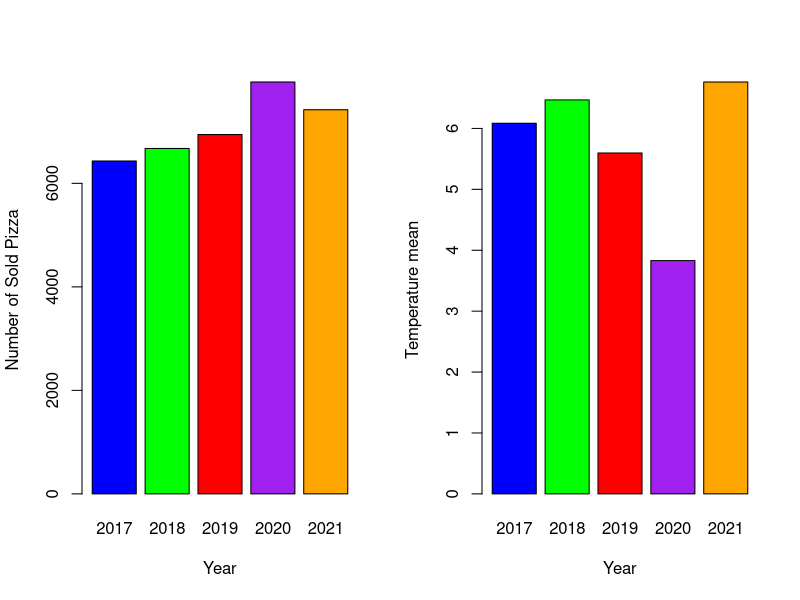
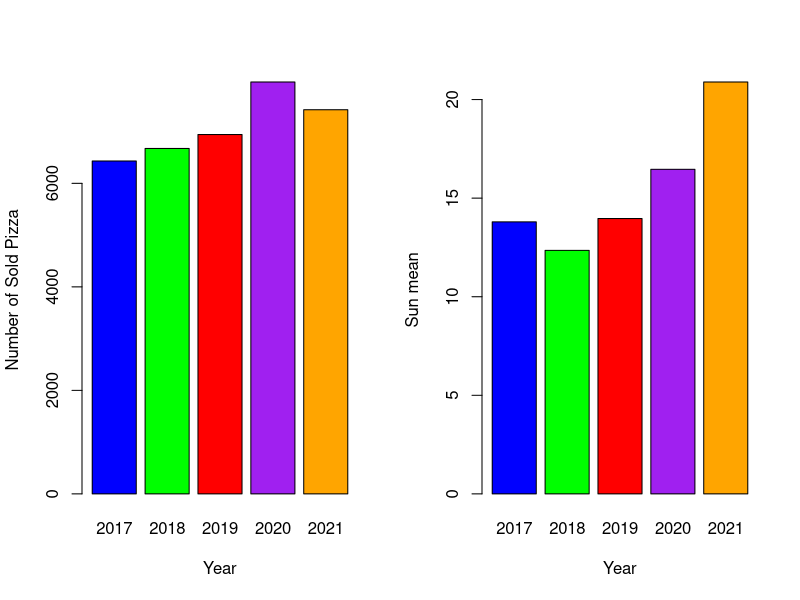
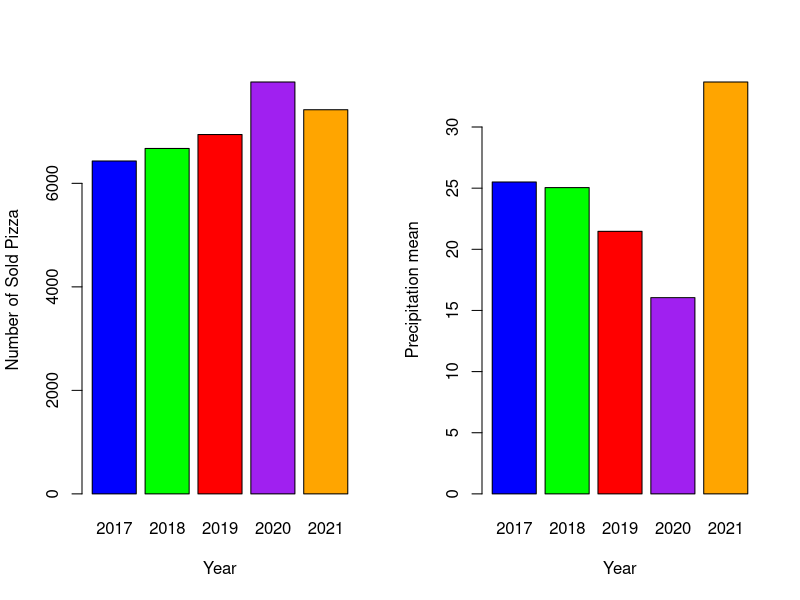
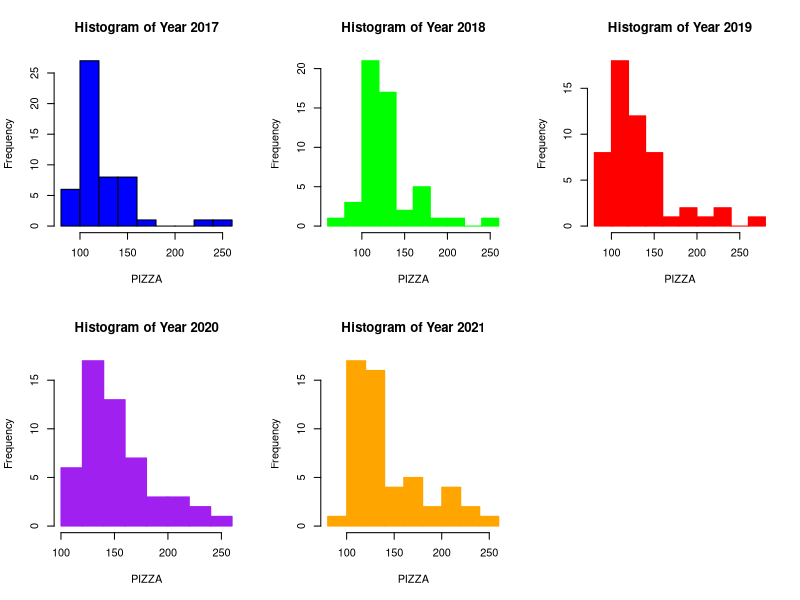
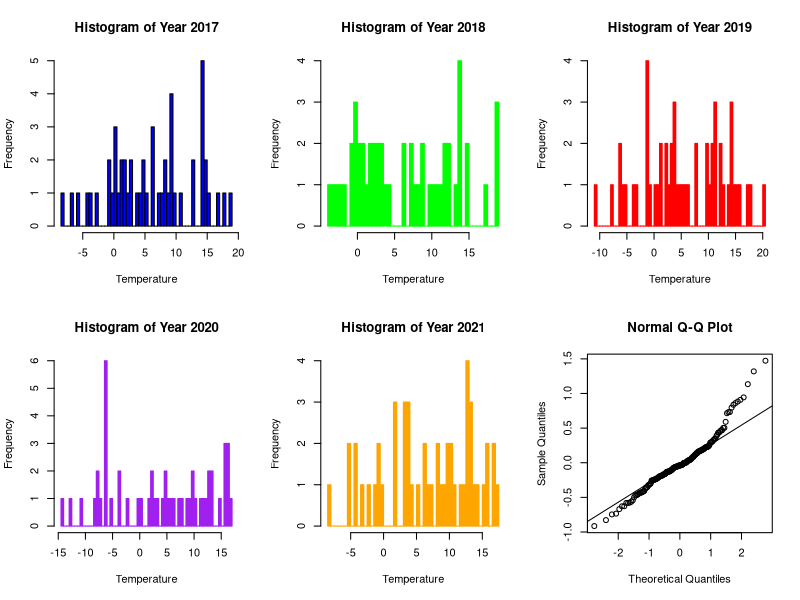
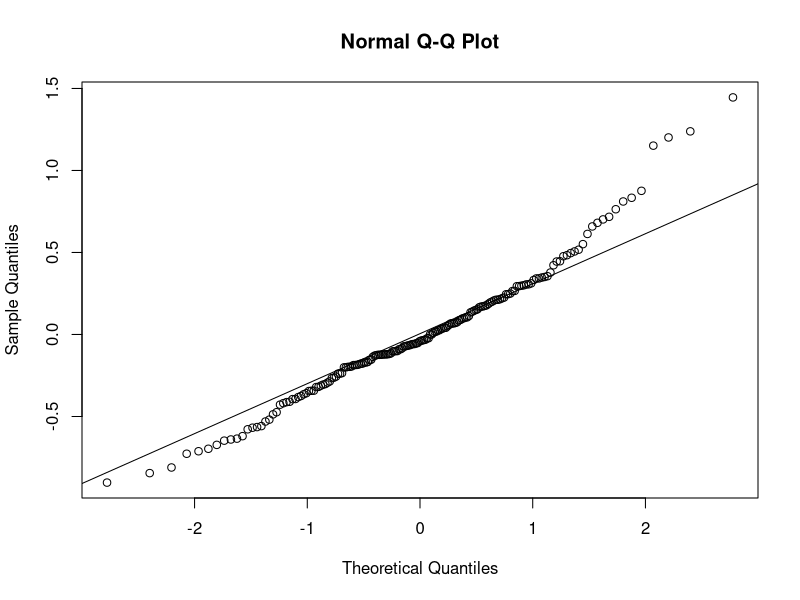
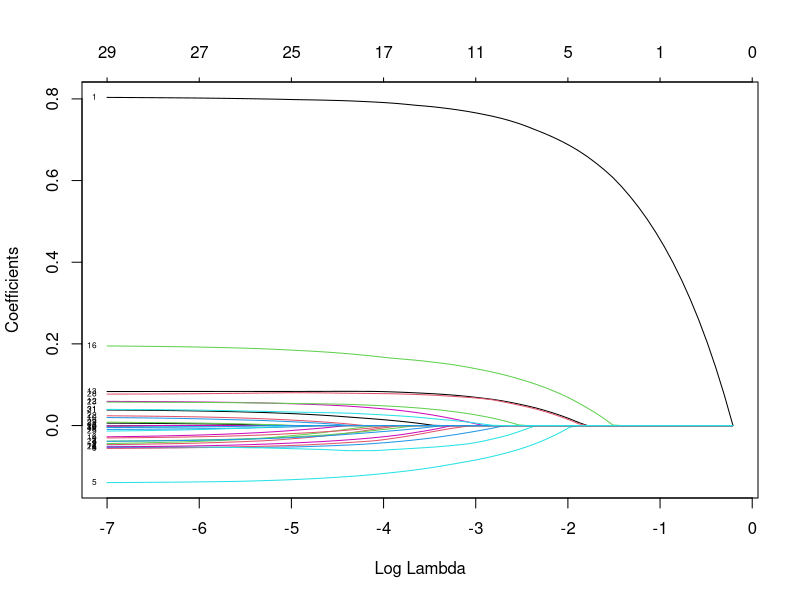
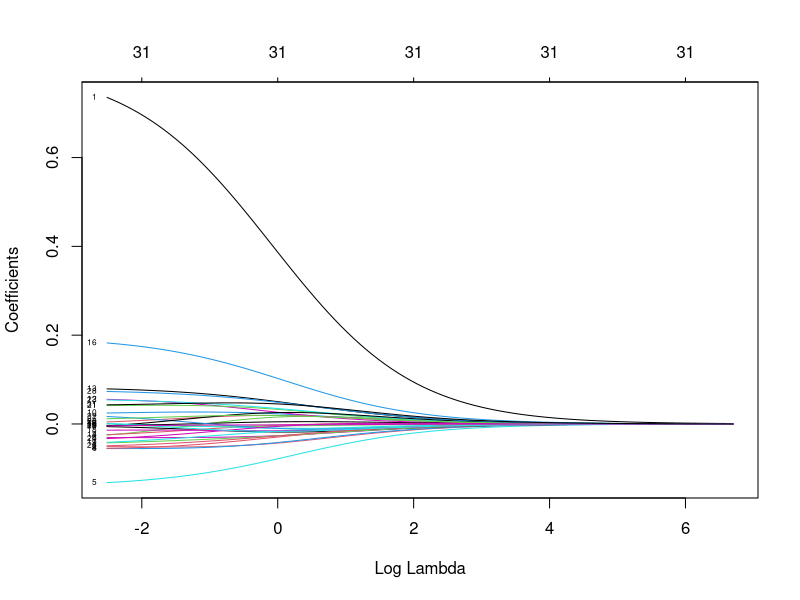

Source code (R) for these figures, in order:
#library(readxl)
#library(xlsx)
#library(tidyr)
# <- read_excel("Annalect_case_data_coding_and_simple_regression_2023.xlsx", skip = 12)
#my_data = my_data[,6:dim(my_data)[2]]
#load(my_data)
#write.csv(my_data, "data.csv", row.names=FALSE)
data = read.csv('data.csv')
#my_data %>% drop_na()
Pizza = data$Pizza
Year2017 = data[1:52,]
Year2018 = data[53:104,]
Year2019 = data[105:157,]
Year2020 = data[158:209,]
Year2021 = data[210:dim(data)[1],]


years = c("2017", "2018", "2019", "2020", "2021")
colors = c("blue", "green", "red", "purple", "orange")
dev.new()
par(mfrow = c(1, 2))

# Create the first bar plot
barplot(c(sum(Year2017$Pizza), sum(Year2018$Pizza), sum(Year2019$Pizza), sum(Year2020$Pizza), sum(Year2021$Pizza)), 
        names.arg = years, 
        xlab = "Year", ylab = "Number of Sold Pizza",col=colors)

# Create the second bar plot
barplot(c(mean(Year2017$Temperature), mean(Year2018$Temperature), mean(Year2019$Temperature), mean(Year2020$Temperature), mean(Year2021$Temperature)), 
        names.arg = years, 
        xlab = "Year", ylab = "Temperature mean",col=colors)

#####################################################################################
# Create the first bar plot
dev.new()
par(mfrow = c(1, 2))
barplot(c(sum(Year2017$Pizza), sum(Year2018$Pizza), sum(Year2019$Pizza), sum(Year2020$Pizza), sum(Year2021$Pizza)), 
        names.arg = years, 
        xlab = "Year", ylab = "Number of Sold Pizza",col=colors)

# Create the second bar plot
barplot(c(mean(Year2017$Sun), mean(Year2018$Sun), mean(Year2019$Sun), mean(Year2020$Sun), mean(Year2021$Sun)), 
        names.arg = years, 
        xlab = "Year", ylab = "Sun mean",col=colors)
########################################################################################
# Create the first bar plot
dev.new()
par(mfrow = c(1, 2))
# Create the first bar plot
barplot(c(sum(Year2017$Pizza), sum(Year2018$Pizza), sum(Year2019$Pizza), sum(Year2020$Pizza), sum(Year2021$Pizza)), 
        names.arg = years, 
        xlab = "Year", ylab = "Number of Sold Pizza",col=colors)

# Create the second bar plot
barplot(c(mean(Year2017$Precipitation), mean(Year2018$Precipitation), mean(Year2019$Precipitation), mean(Year2020$Precipitation), mean(Year2021$Precipitation)), 
        names.arg = years, 
        xlab = "Year", ylab = "Precipitation mean",col=colors)

####################################################################################3
dev.new()
# Set the layout to 4 rows and 1 column
par(mfrow = c(2, 3))

# Create a histogram of the data for Year 2017 with frequency on the y-axis
hist(Year2017$Pizza,
     main = "Histogram of Year 2017", xlab = "PIZZA", ylab = "Frequency",
     col = "blue")

# Create a histogram of the data for Year 2018 with frequency on the y-axis
hist(Year2018$Pizza, 
     main = "Histogram of Year 2018", xlab = "PIZZA", ylab = "Frequency",
     col = "green", border = "green")

# Create a histogram of the data for Year 2019 with frequency on the y-axis
hist(Year2019$Pizza,
     main = "Histogram of Year 2019", xlab = "PIZZA", ylab = "Frequency",
     col = "red", border = "red")

# Create a histogram of the data for Year 2020 with frequency on the y-axis
hist(Year2020$Pizza,  
     main = "Histogram of Year 2020", xlab = "PIZZA", ylab = "Frequency",
     col = "purple", border = "purple")

# Create a histogram of the data for Year 2021 with frequency on the y-axis
hist(Year2021$Pizza, 
     main = "Histogram of Year 2021", xlab = "PIZZA", ylab = "Frequency",
     col = "orange", border = "orange")

##############################################################################################
dev.new()
# Set the layout to 4 rows and 1 column
par(mfrow = c(2, 3))

# Create a histogram of the data for Year 2017 with frequency on the y-axis
hist(Year2017$Temperature,
     main = "Histogram of Year 2017", xlab = "Temperature", ylab = "Frequency",
     col = "blue",breaks = 50)

# Create a histogram of the data for Year 2018 with frequency on the y-axis
hist(Year2018$Temperature, 
     main = "Histogram of Year 2018", xlab = "Temperature", ylab = "Frequency",
     col = "green", border = "green",breaks = 50)

# Create a histogram of the data for Year 2019 with frequency on the y-axis
hist(Year2019$Temperature,
     main = "Histogram of Year 2019", xlab = "Temperature", ylab = "Frequency",
     col = "red", border = "red",breaks = 50)

# Create a histogram of the data for Year 2020 with frequency on the y-axis
hist(Year2020$Temperature,  
     main = "Histogram of Year 2020", xlab = "Temperature", ylab = "Frequency",
     col = "purple", border = "purple",breaks = 50)

# Create a histogram of the data for Year 2021 with frequency on the y-axis
hist(Year2021$Temperature, 
     main = "Histogram of Year 2021", xlab = "Temperature", ylab = "Frequency",
     col = "orange", border = "orange",breaks = 50)

###########################################################################################


#) 


data = read.csv('data.csv')


df2=data[, -c(1)]

temp = c("Campaign.14", "Campaign.15", "Campaign.16","Campaign17","Campaign.18" )
df2 = df2[ ,! names(df2) %in% temp]
df3=as.data.frame(scale(df2))

data=df3
for(i in 1:ncol(data)) {
  data[is.na(data[,i]), i] <- min(data[,i], na.rm = TRUE)
}
# Replace missing values with the median of the column
missing_rows <- sapply(data, function(x) any(is.na(x)))
missing_rows_index <- which(missing_rows)


n=dim(data)[1]
set.seed(12345) 
id=sample(1:n, floor(n*0.7))



train=data[id,] 
test=data[-id,] 
trainX=as.matrix(train[,-1])
testX=as.matrix(test[,-1])



m1=lm(Pizza~., data=train)
summary(m1)
mean((train$Pizza-predict(m1,train))^2)  
mean((test$Pizza-predict(m1,test))^2)  
qqnorm(residuals(m1))
qqline(residuals(m1))
#model2
model <- lm(Pizza ~ Price.offer +Temperature +Precipitation + Sun + Christmas + New.year + X17th.of.May...National.day + Easter + 
              Kr..Himmelfart..Ascension.day. + Pinse..pentecost. + Summer.vacation + Campaign.1 + 
              Campaign.2 + Campaign.3 + Campaign.4 + Campaign.5 + Campaign.6 + Campaign.7 + 
              Campaign.8 + Campaign.9 + Campaign.10 + Campaign.11 + Campaign.12 + Campaign.13 , data = train)
summary(model)
mean((train$Pizza-predict(model,train))^2,na.rm=TRUE)  
mean((test$Pizza-predict(model,test))^2,na.rm=TRUE) 
dev.new()
qqnorm(residuals(model))
qqline(residuals(model))
##########################################################

dev.new()
library(glmnet)
model0=glmnet(trainX, train$Pizza, alpha=1,family="gaussian")
plot(model0, xvar="lambda", label=TRUE)

model1=glmnet(trainX, train$Pizza, alpha=0,family="gaussian")
plot(model1, xvar="lambda", label=TRUE)



set.seed(12345)
model=cv.glmnet(trainX, train$Pizza, alpha=1,family="gaussian")
model$lambda.min
plot(model)


mB=glmnet(trainX, train$Pizza, alpha=1,family="gaussian", lambda = model$lambda.min)
plot(predict(mB, testX),test$Pizza)

coefs <- coef(mB, s = "lambda.min")
important_feature_indices <- order(coefs, decreasing = TRUE)[1:3]
Feature_name = names(train)
important_features <- Feature_name[important_feature_indices]
print(important_features)
#  "Price.offer" "Campaign.5"  "Campaign.2"
###############################################################

lm2 = lm(Pizza ~ Price.offer+Temperature+Precipitation + Sun,data = train)
summary(lm2)
mean((train$Pizza-predict(lm2))^2)  
mean((test$Pizza-predict(lm2,test))^2)  
qqnorm(residuals(lm2))
qqline(residuals(lm2))
#################################################################

